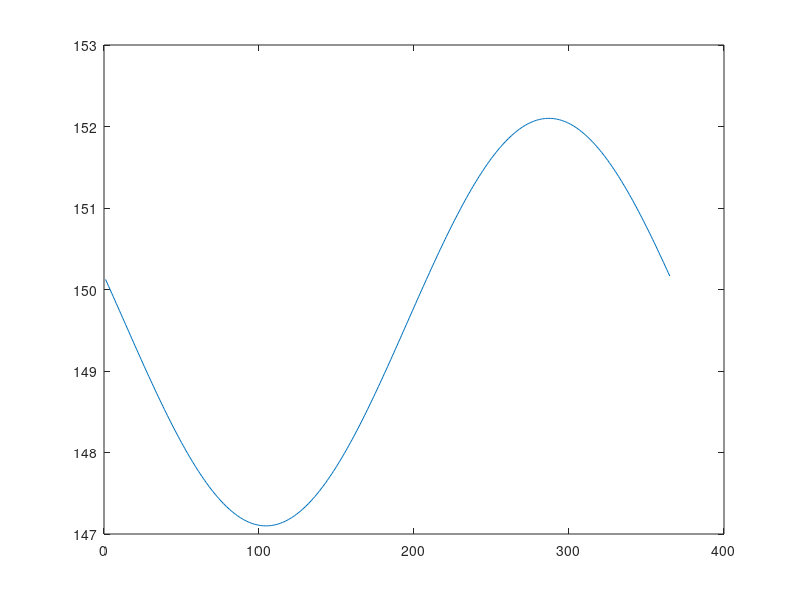

Reproduce this figure in MATLAB. (Note: this script raises an error after producing the figure.)
function [EFLUX,EDAY]=myeday()

tic
%***************************************************************************
%Calcula la 'Solar Irrandiance Flux (E)' para cada latitud en funcion del
%ciclo de rotacion de la Tierra (el primer dia del ciclo es el equinocio
%de boreal-autom (21 sept)):
%***************************************************************************

%MODEL KEYS:
keyTimeScaleAve = 'Weekly';
% $$$ keyTimeScaleAve = 'Monthly';

if strcmp(keyTimeScaleAve,'Monthly')
    psize = 12; %Ave 30 days.
    Mlims = [0,31,28,31,30,31,30,31,31,30,31,30,31];
elseif strcmp(keyTimeScaleAve,'Weekly')
    psize = 72; %Ave 05 days.
    MlimsJan = [5,5,5,5,5,6];
    MlimsFeb = [5,5,5,5,5,3];
    MlimsMar = [5,5,5,5,5,6];
    MlimsApr = [5,5,5,5,5,5];
    MlimsMay = [5,5,5,5,5,6];
    MlimsJun = [5,5,5,5,5,5];
    MlimsJul = [5,5,5,5,5,6];
    MlimsAug = [5,5,5,5,5,6];
    MlimsSep = [5,5,5,5,5,5];
    MlimsOct = [5,5,5,5,5,6];
    MlimsNov = [5,5,5,5,5,5];
    MlimsDec = [5,5,5,5,5,6];
    Mlims = [0,MlimsJan,MlimsFeb,MlimsMar,MlimsApr,MlimsMay,MlimsJun,MlimsJul,MlimsAug,MlimsSep,MlimsOct,MlimsNov,MlimsDec];
end

%FACTOR DE CONVERSION DE LATITUD EN GRADOS A LATITUD EN RADIANTES:
lonmax = 180;
latmax = 360;
fc=(2*pi)/latmax; %factor conversion grados2radianes.

%DEFINO EL CICLO DE TRANSLACION DE LA TIERRA (1-365) COMO RADIANES (0-2*pi):
drot=(2*pi)/365;
ROT=[0:drot:(2*pi)-drot];

%CALCULO QUE LATITUD (FI*) ESTA RECIBIENDO LOS RAYOS DEL SOL DE FORMA
%PERPENDICULAR (VARIA SEGUN EL MOMENTO DEL ANO):
alfa=23.45; %angulo entre el plano del Sol y el plano de translacion de la Tierra ("Declination angle").
ALFAstar=sin(ROT)*alfa; %angulo entre el plano del Sol y el equador de la Tierra.
BETA=90+ALFAstar; %angulo entre el plano del sol y el eje de rotacion de la Tierra.
FIstar=90-BETA;

%CALCULO EL SOLAR ELEVATION ANGLE PARA CADA LATITUD A CADA MOMENTO DEL ANO:
%------------------------------------------------------------
%NOTA: BETA(1)=0, corresponde a 21 Sept (equinocio de OTONO).
%------------------------------------------------------------
FI=[+90:-1:-89]'; %latitudes.
%FI=[+90:-0.25:-90]';
m=length(FI);
PSI=[];
for j=1:365 %i=1 corresponde a 21 Sept (equinocio de OTONO).
    %..................................................
% $$$     betaj=BETA(j);
% $$$     PSIj=betaj-FI; %ELEVATION ANGLES PARA EL DIA j.
    %..................................................
    alfastarj=ALFAstar(j);
    PSIj=90-(alfastarj+FI); %ELEVATION ANGLES PARA EL DIA j.
    %..................................................
    PSI=[PSI,PSIj];
end

%CALCULO EL MAXIMUM SOLAR IRRADIANCE FLUX (E) (SE DEFINE COMO EL FLUJO DE
%RADIACION QUE RECIBE UNA SUPERFICIE 'PERPENDICULAR' A LOS RAYOS):
Ro=149.6; %[Gm = 10^9 m] distancia promedio entre el Sol y la Tierra.
So=1368; %[W*m-2] = solar constant.
R=[];
for j=1:365 %i=1 corresponde a 21 Sept (equinocio de OTONO).
    jj=(j+78); %days from 4 July (maximum distance between Sun and Earth).
    if jj>=365 %dia 4 july.
	jj=jj-365;
    end
    jj
    jjrad=jj*(2*pi/365); %days from 4 July (en radianes).
    Rj=Ro+2.5*cos(jjrad); %[m] distancia promedio entre el Sol y la Tierra para el dia j.
    R=[R,Rj];
end
E=So*(Ro./R).^2; %[W*m-2].
%.........
plot(R)
close
%.........

%CALCULO EL SOLAR IRRADIANCE FLUX (E*) A CADA LATITUD Y DIA DEL ANO:
Estar=[];
for j=1:365 %i=1 corresponde a 21 Sept (equinocio de OTONO).
    PSIj=PSI(:,j); %elevation angles para dia-j.
    Ej=E(j);
    Estarj=sin(PSIj*fc)*Ej;
    Estar=[Estar,Estarj];
end
I=find(Estar<0);
Estar(I)=nan; %zonas de sombra (donde no da el sol).
MAP=jet;
MAP(1,:)=[0 0 0];

%%%%%%%%%%%%%%%%%%%%%%%%%%%
%AVERAGED DAILY SOLAR FLUX:
%%%%%%%%%%%%%%%%%%%%%%%%%%%
%CALCULO LA DAILY SOLAR IRRADIANCE:
%--------------------------------------
%NOTA:
%Eday = [(So/pi)*(Ro/R)^2]*[ho*sin(fi)*sin(del) + cos(fi)*cos(del)*sin(ho)] =
%     = [E/pi]*[ho*sin(fi)*sin(del) + cos(fi)*cos(del)*sin(ho)].
%
%where:
%
%E: Maximum solar irradiance.
%ho = arcos(-tan(fi)*tan(del)): hour angle in radians (fi y del deben estar en radianes).
%d : days from 21 June.
%drad = d*(2*pi/365): days from 21 June (in radians).
%del = [23.45*(2*pi/latmax)]*cos(drad): declination angle (in radians).
%.......................
%Example1:
% $$$ fi=49.25
% $$$ firad=fi*(2*pi/latmax);
% $$$ d=1 %21 June.
% $$$ drad=d*(2*pi/365)
% $$$ del=(23.45*fc)*cos(drad)
% $$$ ho=acos(-tan(firad)*tan(del))
% $$$ Ro=149.6;
% $$$ R=151.892;
% $$$ Edayj=((So/pi)*(Ro/R)^2)*(ho*sin(firad)*sin(del) + cos(firad)*cos(del)*sin(ho)) %= 485.74 [W*m-2]
%......................................
%Example2:
% $$$ fi=49.25
% $$$ firad=fi*(2*pi/latmax);
% $$$ d=1+182 %21 Dec.
% $$$ drad=d*(2*pi/365)
% $$$ del=(23.45*fc)*cos(drad)
% $$$ ho=acos(-tan(firad)*tan(del))
% $$$ Ro=149.6;
% $$$ R=151.892;
% $$$ Edayj=((So/pi)*(Ro/R)^2)*(ho*sin(firad)*sin(del) + cos(firad)*cos(del)*sin(ho)) %= ? [W*m-2]
%......................................
%Example3:
% $$$ fi=90
% $$$ firad=fi*(2*pi/latmax);
% $$$ d=1+182 %21 Dec.
% $$$ drad=d*(2*pi/365)
% $$$ del=(23.45*fc)*cos(drad)
% $$$ ho=acos(-tan(firad)*tan(del))
% $$$ Ro=149.6;
% $$$ R=151.892;
% $$$ Edayj=((So/pi)*(Ro/R)^2)*(ho*sin(firad)*sin(del) + cos(firad)*cos(del)*sin(ho)) %= ? [W*m-2]
%--------------------------------------
Eday=[];
D=[];
for j=1:365 %i=1 corresponde a 21 Sept (equinocio de OTONO).
    FIrad=FI*fc;
    ej=E(j); %Maximum solar irradiance para day-j.
    d=j+91; %from 21 Jun (1st day of NH summer).
    if d>=365
	d=d-365;
    end
    d
    drad=d*(2*pi/365); %days from 21 June (in radians).
    del=(23.45*fc)*cos(drad); %declination angle (in radians).
    Ho=acos(-tan(FIrad)*tan(del)); %hour angle (in radians).
    Edayj=(ej/pi)*(Ho.*sin(FIrad)*sin(del) + cos(FIrad).*cos(del).*sin(Ho));
    Eday=[Eday,Edayj(:)];
    D=[D;d];
end
Eday=real(Eday);
%...................................
%test: para D=0,
%a) at lat=50N (aprox lati=40) ==> Eday=485.74.
%b) at lat=Equator (aprox lati=90) ==> Eday<400.
[D,Eday(40,:)',Eday(90,:)',]; 
%...................................

%%%%%%%%%%%%%%%%%%%%%%%%%%%%%%%%%%%%%%%%%%%%%%%%%%%
%CONSTRUYO MATRIZ 3D DE MONTHLY MEANS (180,360,12):
%%%%%%%%%%%%%%%%%%%%%%%%%%%%%%%%%%%%%%%%%%%%%%%%%%%

%MAX. TOTAL FLUX:
Estar1Jan=[Estar(:,102:end),Estar(:,1:101)]; %hago empezar a Estar en el 1-Jan.
for k=1:psize
    mlim0=sum(Mlims(1:k))+1;
    mlim1=sum(Mlims(1:k+1));
    Efluxk=nanmean(Estar1Jan(:,mlim0:mlim1),2);
    EFLUX(:,:,k)=Efluxk*ones(1,latmax);
end

%AVERAGE DAILY INSOLATION:
Eday1Jan=[Eday(:,102:end),Eday(:,1:101)]; %hago empezar a Estar en el 1-Jan.
for k=1:psize
    mlim0=sum(Mlims(1:k))+1;
    mlim1=sum(Mlims(1:k+1));
    Edayk=nanmean(Eday1Jan(:,mlim0:mlim1),2);
    EDAY(:,:,k)=Edayk*ones(1,latmax);
end

%%%%%%%
%PLOTS:
%%%%%%%
meses=['J','F','M','A','M','J','J','A','S','O','N','D','J']';
meses2=['S','O','N','D','J','F','M','A','M','J','J','A','S']';
figure(1)
plot(FIstar) %latitud que recibe los rayos de forma perpendicular a cada momento del ano.

figure(2)
EEstar=Estar;
EEstar(1,1)=-30;
imagesc(EEstar)
LATRG=[+90:-10:-90];
dt=365/12;
dlat=10*floor(m/lonmax);
xtick=[0:dt:365];xtick(1)=1;
ytick=[0:dlat:m];ytick(1)=1;
set(gca,'Xtick',xtick,'Xticklabel',meses2,'Ytick',ytick,'Yticklabel',LATRG)
mycolorbar('horiz')
colormap(MAP)

figure(3)
EEday=Eday;
EEday(1,1)=-30;
imagesc(EEday)
LATRG=[+90:-10:-90];
dt=365/12;
dlat=10*floor(m/lonmax);
xtick=[0:dt:365];xtick(1)=1;
ytick=[0:dlat:m];ytick(1)=1;
set(gca,'Xtick',xtick,'Xticklabel',meses2,'Ytick',ytick,'Yticklabel',LATRG)
mycolorbar('horiz')
colormap(MAP)

%POR BANDAS DE LATITUD:
figure(4)
c=0;
for j=10:20:170
    c=c+1;
    subplot(3,3,c)
    %...................................................
% $$$     plot([1:365],Estar(j,:)) %empieza el 21 Sep
% $$$     axis([1 365, 0 1500])
% $$$     set(gca,'Xtick',xtick,'Xticklabel',meses2,'Fontsize',[6]);
    %...................................................
    plot([1:365],Estar1Jan(j,:)) %empieza el 1 Jan
    axis([1 365, 0 1500])
    set(gca,'Xtick',xtick,'Xticklabel',meses,'Fontsize',[6]);
    %...................................................
    lat=(j-90)*(-1);
    title(['LATITUDE: ',num2str(lat)])
end

figure(5)
c=0;
for j=10:20:170
    c=c+1;
    subplot(3,3,c)
    %...................................................
% $$$     plot([1:365],Eday(j,:)) %empieza el 21 Sep
% $$$     axis([1 365, 0 1500])
% $$$     set(gca,'Xtick',xtick,'Xticklabel',meses2,'Fontsize',[6]);
    %...................................................
    plot([1:365],Eday1Jan(j,:)) %empieza el 1 Jan
    axis([1 365, 0 1500])
    set(gca,'Xtick',xtick,'Xticklabel',meses,'Fontsize',[6]);
    %...................................................
    lat=(j-90)*(-1);
    title(['LATITUDE: ',num2str(lat)])
end

if psize == 12
    nrows = 3;
    ncols = 4;
elseif psize == 72
    nrows = 3 + 5;
    ncols = 4 + 5;
end

figure(6)
for k=1:psize
    subplot(nrows,ncols,k)
    EFLUXk=EFLUX(:,:,k);
    EFLUXk(1,1)=0;
    EFLUXk(1,2)=1500;
    imagesc(EFLUXk)
    mycolorbar('horiz')
    set(gca,'Ytick',ytick,'Yticklabel',LATRG,'Fontsize',[6])
end

figure(7)
for k=1:psize
    subplot(nrows,ncols,k)
    EDAYk=EDAY(:,:,k);
    EDAYk(1,1)=0;
    EDAYk(1,2)=560;
    imagesc(EDAYk)
    mycolorbar('horiz')
    set(gca,'Ytick',ytick,'Yticklabel',LATRG,'Fontsize',[6])
end

%%%%%%%%%%%
%MASK LAND:
%%%%%%%%%%%
[GLOBE,Land]=myglobeland;
for k=1:psize
    %......................
    EDAYk=EDAY(:,:,k);
    %......................
    EDAYk(Land)=0;
    %......................
    EDAYocean(:,:,k)=EDAYk;
    %......................
end

%%%%%%
%SAVE:
%%%%%%
%.........................................................
% $$$ save /home/svallina//SERVAL/SER24/DATA/GLOBAL/LIGHT/EDAY/EDAYtoa.mat EDAYtoa
%.........................................................
% $$$ save Eflux.txt -ascii Estar %empieza el 21 Sept.
% $$$ save Eday.txt -ascii Eday %empieza el 21 Sept.
% $$$ save EFLUX.mat EFLUX % (matriz 3D) empieza el 1 Jan.
% $$$ save EDAY.mat EDAY % (matriz 3D) empieza el 1 Jan.
%.........................................................
%***********************************
toc
display('end: myeday.m')
disp('pause')
pause
close all
